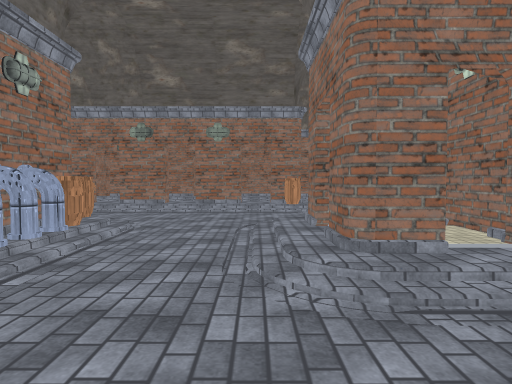
[1] (above)

23 first-person views from a walk through a 3-D level made in the Unity game engine. The camera is 1.5 m above the floor, tilts 2° down and sees 75° across. The floor is counted in squares, 2 m on a side. Each view is taken from the middle of a square. On the plan, view 1 faces up. The plan holds only what a view shows up to about 11 squares ahead; the rest is blank. The place goes on beyond the plan. Some surface patterns are stand-ins.

[2]
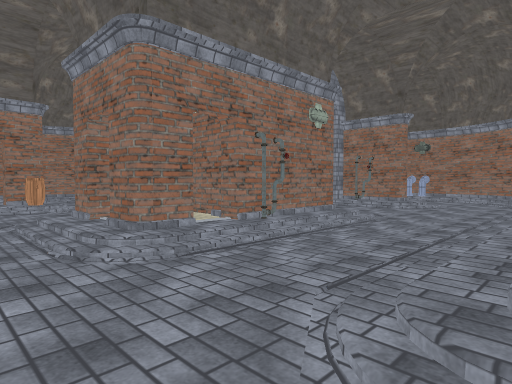

[3]
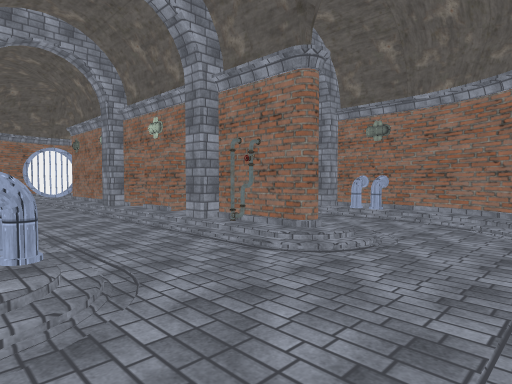

[4]
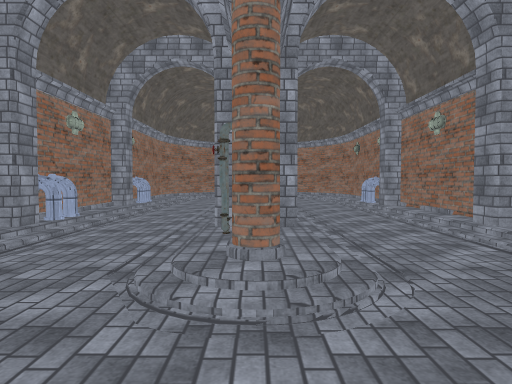

[5]
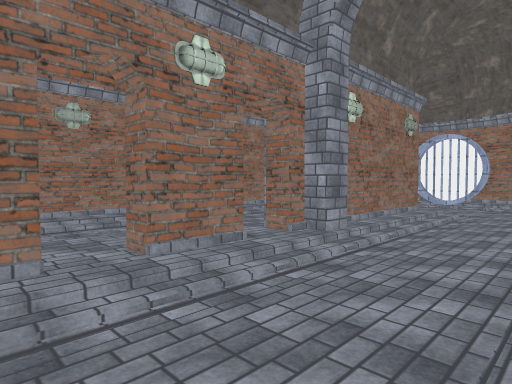

[6]
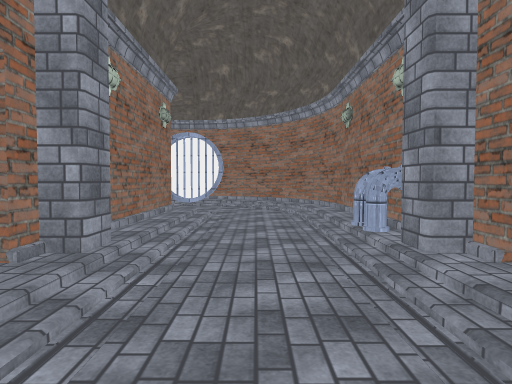

[7]
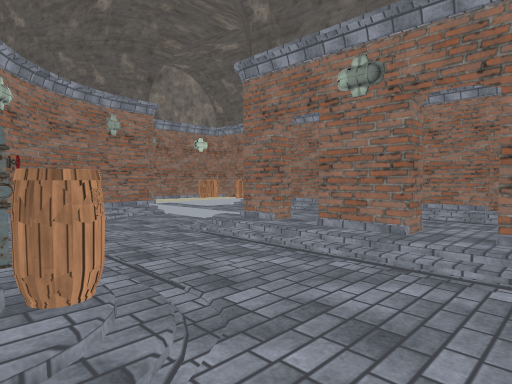

[8]
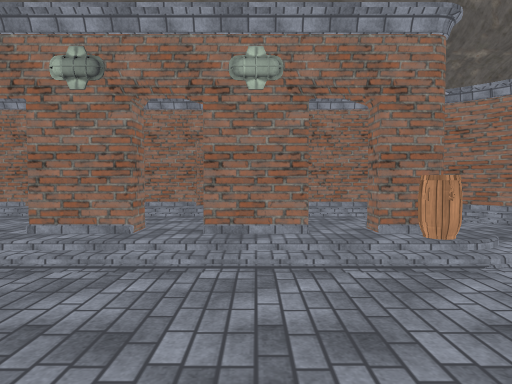

[9]
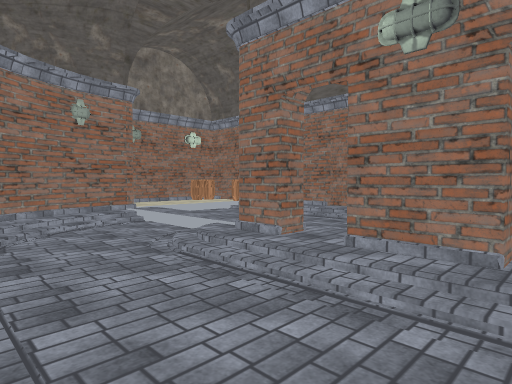

[10]
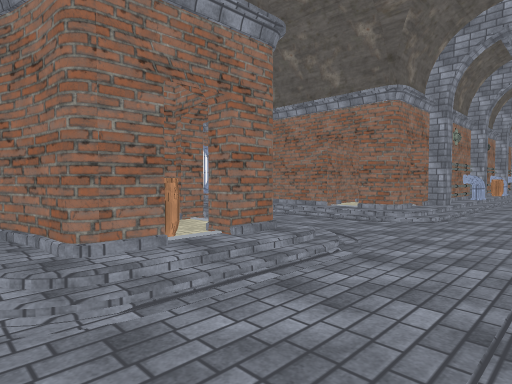

[11]
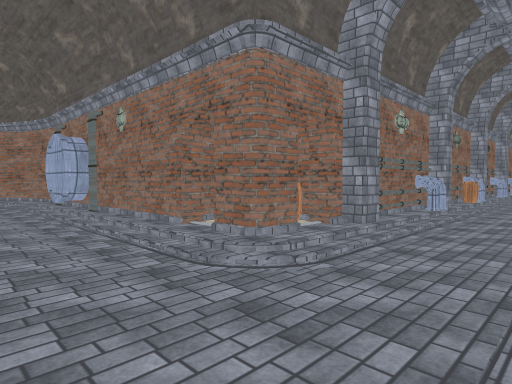

[12]
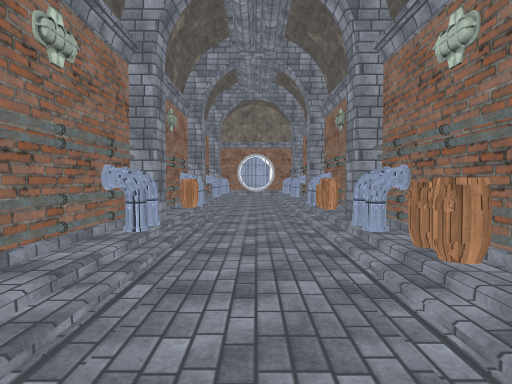

[13]
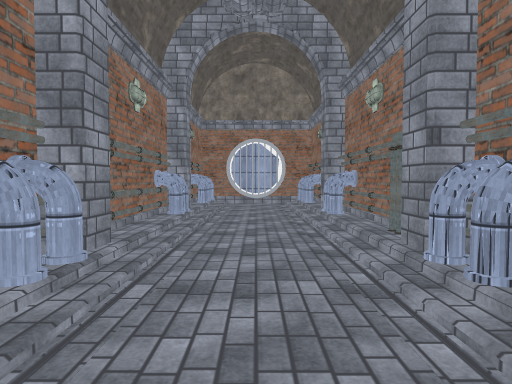

[14]
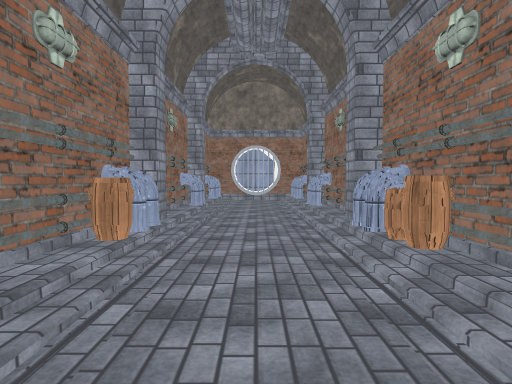

[15]
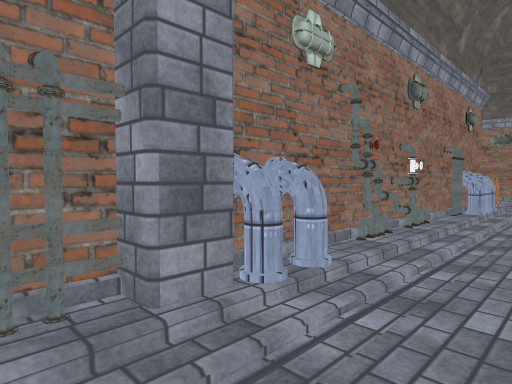

[16]
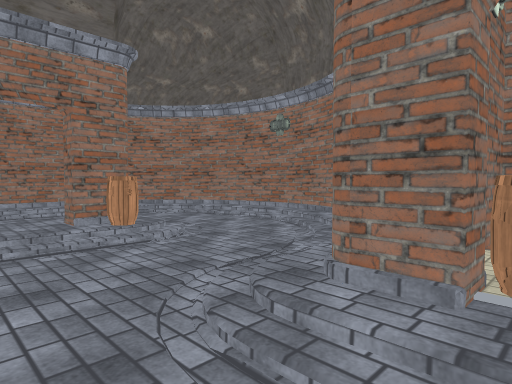

[17]
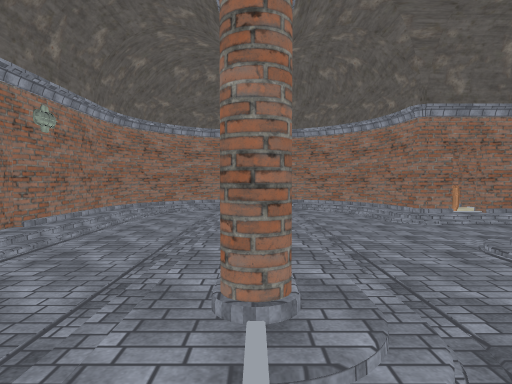

[18]
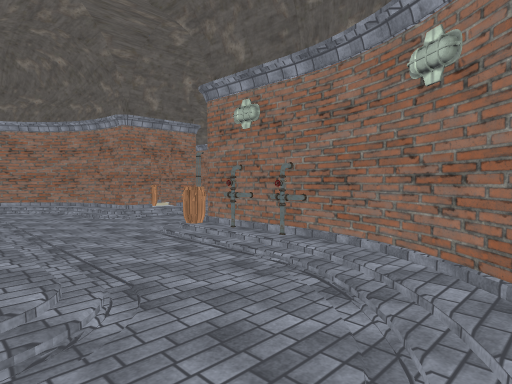

[19]
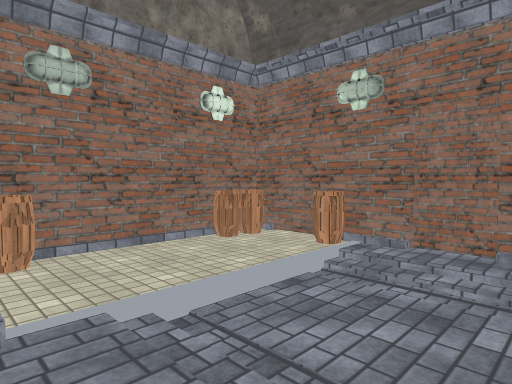

[20]
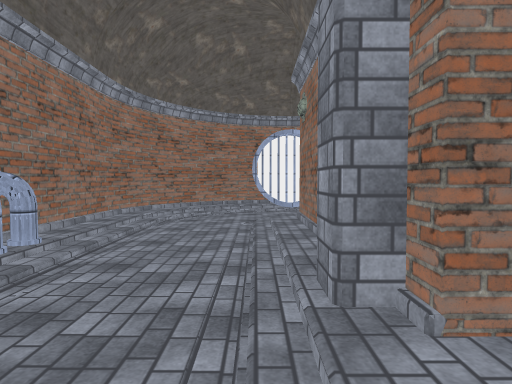

[21]
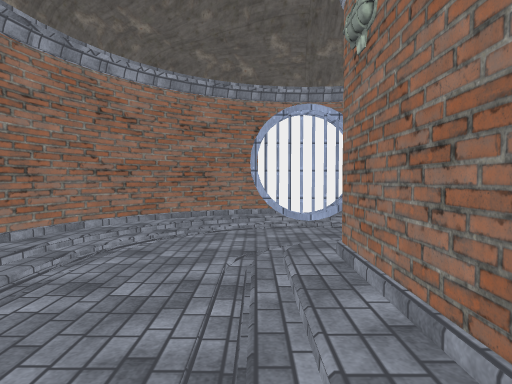

[22]
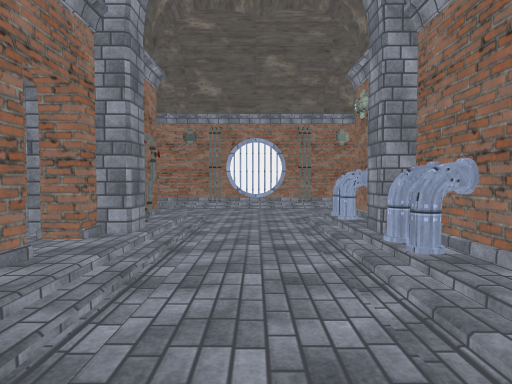

[23]
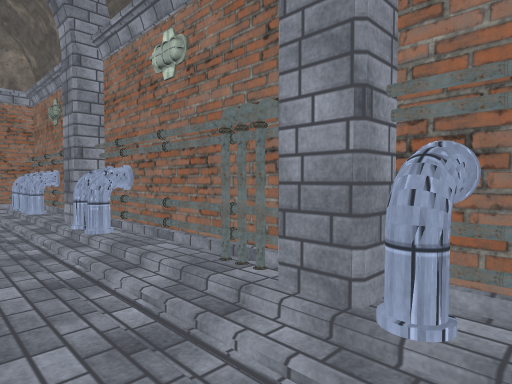

### Floor plan
Key: @ floor where view 1 was taken; # wall or solid block; x gap in a wall; . main floor; - floor 0.25 m lower than the main floor; / step, stairs or slope; O other object.
Columns run from 11 left of view 1 to 13 right of it. Each row starts with its distance up from view 1.
 17                   ######
 16                  ##OOO.##
 15                 ##-----.#
 14                 #/--.--/#
 13 ##O##############.-.#.-.#
 12 OO/........../.##.-.#.-.#
 11 #./------------.O.-.#.-.O
 10 O./..........--/O.-.#.-.O
  9  ##///#x#x#x .-.#.-.#.-.#
  8   #/--.......--/#.-.x.-.#
  7   #.-----------.#.-.#.-.#
  6   ##./...---./.#O.-.x.-.#
  5    ###OOO.-.#####.-.#.-.#
  4         OO-.O ##O.-.#.-.O
  3         O.-.##O#O.-.#.-.O
  2         O.--.....---.--/#
  1          .-------------.#
  0         O.-@......O../.##
 -1         O.-.####OO#O####
 -2         O.-.###
 -3         O.-.O#
 -4         O.-.O
 -5         O.-.O
 -6         O.-.O
 -7         O.-.O
 -8          .-.O
 -9         OO-OO
-10         O.-.O
-11         O.-.O
-12         O.-.O
-13         O.-.O
-14         O.-.O
-15          .-.O
-16          .-.
-17         O.-.O
-18         O.-.O
-19          # #

Positions as (right, up) in squares from view 1, and headings:
1: (0, 0), facing up
2: (-1, -1), facing up-right
3: (5, 0), facing up-right
4: (9, 0), facing up
5: (12, 5), facing up-left
6: (11, 6), facing up
7: (-1, 5), facing up-left
8: (-1, 5), facing up
9: (-2, 6), facing up-left
10: (-2, 6), facing down-right
11: (-2, 2), facing down-right
12: (-1, -2), facing down
13: (-1, -8), facing down
14: (-1, -6), facing down
15: (-1, -4), facing up-left
16: (-1, 4), facing up-right
17: (-7, 9), facing right
18: (-8, 9), facing down-right
19: (-7, 9), facing up-left
20: (8, 7), facing up
21: (8, 10), facing up
22: (7, 9), facing down
23: (-1, -10), facing down-left
